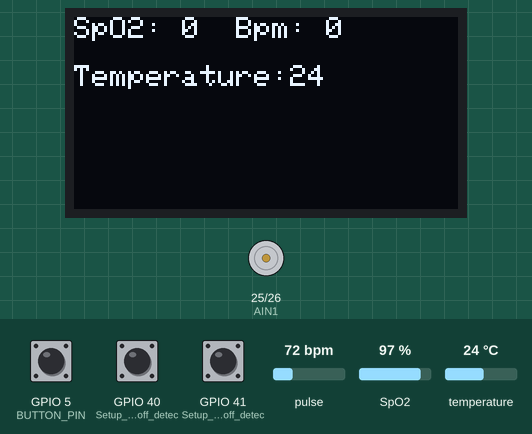
The sketch below on a simulated ESP32. Parts: 128×64 one-colour display, motor-driver pin pairs drawn as motors (green arrow = first pin HIGH = forward, orange = second pin HIGH = backward, longer = more drive, scaled by the enable pin). The test bench sets the inputs (shaded band); at power-on: GPIO 5 (BUTTON_PIN) HIGH, temperature 24 °C, pulse 72 bpm, SpO2 97 %, GPIO 40 (Setup_for_leads_off_detec) LOW, GPIO 41 (Setup_for_leads_off_detec) LOW. What the sketch prints to the serial monitor is not drawn.

Above: at 3.2 s.
3.3 s: GPIO 5 (BUTTON_PIN) pulled LOW for 0.15 s
At 4.6 s:
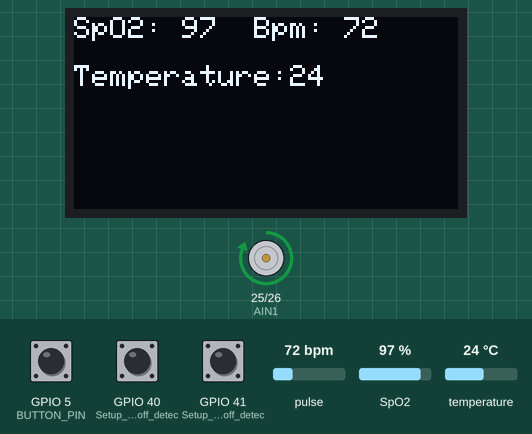
9.4 s: temperature set to 41 °C
At 10.8 s:
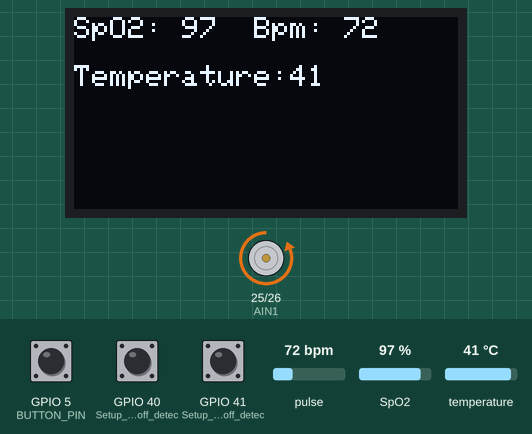
15.3 s: pulse set to 42 bpm
At 16.9 s:
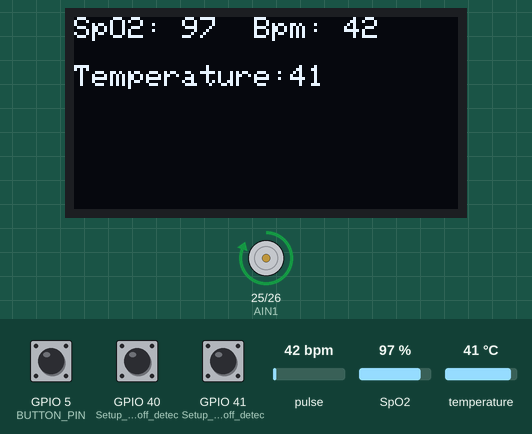
21.2 s: SpO2 set to 80 %
At 22.0 s:
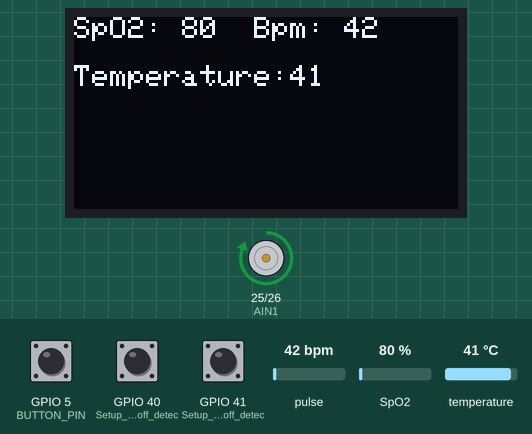
25.5 s: GPIO 5 (BUTTON_PIN) pulled LOW for 1 s
At 27.5 s:
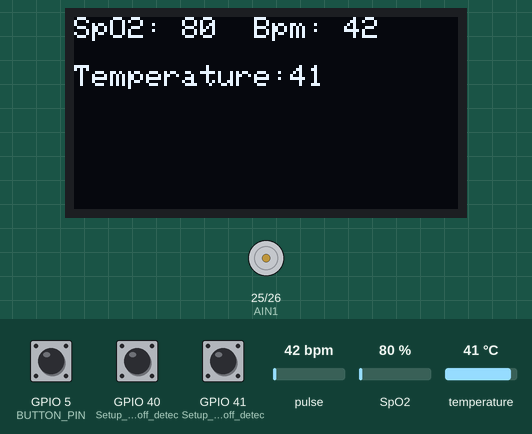
28.0 s: temperature set to 12 °C
At 29.5 s:
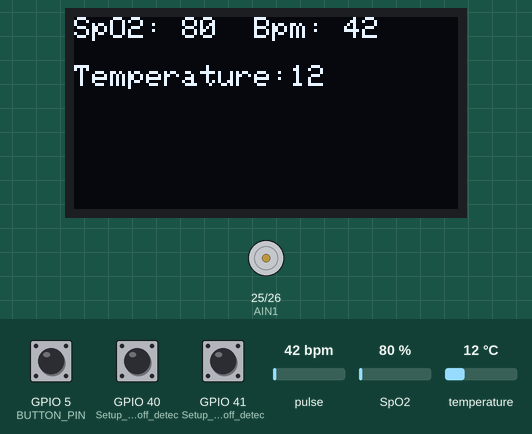
Timing chart, 0 to 30.8 s (numbered marks = the images above; inputs shaded):
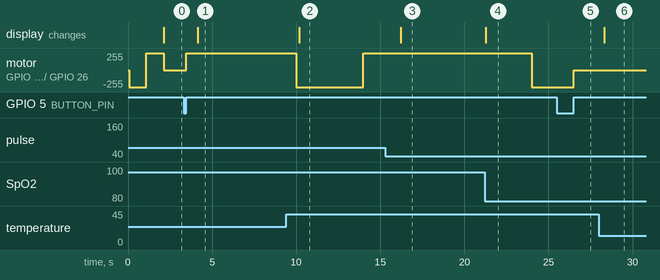

Measured:
- after the input at 3.3 s, motor on GPIO 25 (AIN1) / GPIO 26 (AIN2): stopped → forward 255/255 after 0.16 s
- after the input at 9.4 s, the display: changes after 0.79 s (image 2)
- after the input at 15.3 s, the display: changes after 0.93 s (image 3)
- after the input at 21.2 s, the display: changes after 0.06 s (image 4)
- after the input at 25.5 s, motor on GPIO 25 (AIN1) / GPIO 26 (AIN2): backward 255/255 → stopped after 1.0 s
- after the input at 28.0 s, the display: changes after 0.32 s (image 6)

The sketch:

1.final_OLED.ino
```cpp
//Libraries

#include <OneWire.h>
#include <DallasTemperature.h>
#include <Wire.h>
#include "MAX30100_PulseOximeter.h"
#include <Adafruit_GFX.h>
#include <Adafruit_SH110X.h>

//Constants

#define REPORTING_PERIOD_MS 1000
#define ONE_WIRE_BUS 4
#define BUTTON_PIN 5
#define AIN1 25
#define AIN2 26
#define PWMA 32
#define BLACK 0


//Objects

PulseOximeter pox;
OneWire oneWire(ONE_WIRE_BUS);
DallasTemperature sensors(&oneWire);
DeviceAddress tempDeviceAddress;
TwoWire myWire(1);
Adafruit_SH1106G display(128, 64, &myWire, -1);

//Varialbes

float heartrate;
float bloodoxygen;
unsigned long lastTempRequest = 0;
unsigned long tsLastReport = 0;
unsigned long adLastReport = 0;
unsigned long motorLastReport = 0;
unsigned long lastForward = 0;
unsigned long lastReverse = 0;
unsigned long startTime = 0;
unsigned long currentTime = 0;
float temperature = 0.0;
int numberOfDevices;
bool lastState = 1;
int currentState;
int frequency;
int channel;
int resolution;
int temphighcounter = 0;
int tempCriticalCounter = 0;
int bpmHighCounter = 0;
int spoLowCounter = 0;
int spoCriticalCounter = 0;
int bpmLowCounter = 0;


//flags
bool motorFlag = 0;
bool SensitiveOxygen = 0;
bool CriticalOxygen = 0;
bool SensitiveBpm = 0;
bool CriticalBpm = 0;
bool SensitiveTemp = 0;
bool CriticalTemp = 0;
bool forward = 1;


void onBeatDetected() {
  Serial.println("Beat!");
}

void configureMax30100() {
  // Configure sensor to use 7.6mA for LED drive
  pox.setIRLedCurrent(MAX30100_LED_CURR_7_6MA);
  // Register a callback routine
  pox.setOnBeatDetectedCallback(onBeatDetected);
}

void setup(void) {
  pinMode(BUTTON_PIN, INPUT_PULLUP);
  Serial.begin(115200);

  //Buzzer
  ledcSetup(channel, frequency, resolution);
  ledcAttachPin(18, channel);

  //OLED

  myWire.begin(19, 23);
  display.begin(0x3C, 0x3C);
  display.setTextSize(1);
  display.setTextColor(SH110X_WHITE);
  display.clearDisplay();
  display.setCursor(0, 0);
  display.println("Starting...");
  display.display();

  //DS18B20

  sensors.begin();
  numberOfDevices = sensors.getDeviceCount();
  Serial.print("Locating temperature sensors...");
  Serial.print("Found ");
  Serial.print(numberOfDevices, DEC);
  Serial.println(" sensors.");
  sensors.getAddress(tempDeviceAddress, 0);
  Serial.print("Found device ");
  sensors.setWaitForConversion(false);
  sensors.requestTemperatures();

  //MAX30100

  Serial.print("Initializing pulse oximeter..");
  Wire.setClock(400000UL);  // I tried changing the I2C_BUS_SPEED to 100Khz, it made no difference in the output values
  // Initialize sensor
  if (!pox.begin()) {
    Serial.println("FAILED");
    for (;;)
      ;
  } else {
    Serial.println("SUCCESS");
  }
  configureMax30100();


  //AD8232

  pinMode(40, INPUT);  // Setup for leads off detection LO +
  pinMode(41, INPUT);  // Setup for leads off detection LO -
  pinMode(A0, INPUT);


  //tb6612fng setup part

  pinMode(PWMA, OUTPUT);
  pinMode(AIN1, OUTPUT);
  pinMode(AIN2, OUTPUT);

  // motor

  digitalWrite(AIN1, LOW);
  digitalWrite(AIN2, HIGH);
  digitalWrite(PWMA, 255);
  delay(1000);
  digitalWrite(AIN1, HIGH);
  digitalWrite(AIN2, LOW);
  digitalWrite(PWMA, 255);
  delay(1000);


}


void loop(void) {

  //DS18B20

  if (millis() - lastTempRequest >= 2000)  // waited long enough??
  {
    float temperature = sensors.getTempC(tempDeviceAddress);
    Serial.print("Temp C: ");
    Serial.print(temperature);
    sensors.requestTemperatures();
    lastTempRequest = millis();
    display.setTextSize(1);
    display.setTextColor(SH110X_WHITE);
    display.setCursor(0, 16);
    display.fillRect(0, 16, 128, 8, BLACK); // Draw a rectangle over the entire line with a black background
    display.setCursor(0, 16);
    display.print("Temperature:");
    display.println(int(temperature));

    if (temperature >= 38 && temperature < 38.5) {
      temphighcounter++;
      if (temphighcounter >= 10) {
        SensitiveTemp = 1;
        CriticalTemp = 0;
        Serial.println("High Temperature");
      }
    }
    else if (temperature >= 38.5) {
      tempCriticalCounter++;
      if (tempCriticalCounter >= 10) {
        CriticalTemp = 1;
        SensitiveTemp = 0;
        Serial.println("Critical Temperature");
      }
    }
    else {
      Serial.println("Normal Healthy Temperature");
      tempCriticalCounter = 0;
      temphighcounter = 0;
      CriticalTemp = 0;
      SensitiveTemp = 0;
    }


  }


  // MAX30100

  pox.update();

  if (millis() - tsLastReport > REPORTING_PERIOD_MS) {
    Serial.print("Heart rate:");
    heartrate = pox.getHeartRate();
    Serial.print(heartrate);
    Serial.print("bpm / SpO2:");
    bloodoxygen = pox.getSpO2();
    Serial.print(bloodoxygen);
    Serial.println("%");

    tsLastReport = millis();

    display.setTextSize(1);
    display.setTextColor(SH110X_WHITE);
    display.setCursor(0, 0);
    display.fillRect(0, 0, 128, 8, BLACK); // Draw a rectangle over the entire line with a black background
    display.setCursor(0, 0);
    display.print("SpO2: ");
    display.print(int(bloodoxygen));
    display.print("  Bpm: ");
    display.print(int(heartrate));
    display.display();

    //buzzer_spo2 critical condition

    if (heartrate > 130) {
      bpmHighCounter++;
      if (bpmHighCounter >= 200) {
        SensitiveBpm = 1;
        CriticalBpm = 0;
        Serial.println("High BPM");
      }
    }

    else if ((heartrate < 60) && (heartrate > 40)) {
      bpmLowCounter++;
      if (bpmLowCounter >= 200) {
        CriticalBpm = 1;
        SensitiveBpm = 0;
        bpmHighCounter = 0;
        Serial.println("Low BPM");
        motorFlag = 1;
      }
    }

    else if ((heartrate >= 60) && (heartrate <= 130)) {
      Serial.println("Normal BPM");
      SensitiveBpm = 0;
      CriticalBpm = 0;
      bpmLowCounter = 0;
      bpmHighCounter = 0;
    }

    else {
      //      Serial.println("Garbage");
      SensitiveBpm = 0;
      CriticalBpm = 0;
      bpmLowCounter = 0;
      bpmHighCounter = 0;
    }

    if ((bloodoxygen < 93) && (bloodoxygen > 90)) {
      spoLowCounter++;
      if (spoLowCounter >= 200) {
        SensitiveOxygen = 1;
        CriticalOxygen = 0;
        //      spoCriticalCounter = 0;
        Serial.println("Low SPO2");
      }
    }

    else if (bloodoxygen < 90 && bloodoxygen > 50 ) {
      spoCriticalCounter++;
      if (spoCriticalCounter >= 200) {
        CriticalOxygen = 1;
        SensitiveOxygen = 0;
        //      spoLowCounter = 0;
        Serial.println("Critical SPO2");
        motorFlag = 1;
      }
    }

    else if (bloodoxygen >= 93) {
      Serial.println("Normal SPO2");
      SensitiveOxygen = 0;
      CriticalOxygen = 0;
      spoCriticalCounter = 0;
      spoLowCounter = 0;
    }


    else {
      //      Serial.println("Garbage");
      SensitiveOxygen = 0;
      CriticalOxygen = 0;
      spoCriticalCounter = 0;
      spoLowCounter = 0;
    }

  }

    //AD8232

    if (millis() - adLastReport > 10) {
      if ((digitalRead(40) == 1) || (digitalRead(41) == 1)) {
        Serial.println('!');
      } else {
        //Serial.println(analogRead(A0));
      }
      adLastReport = millis();
    }


    //Flag check

    if (((SensitiveOxygen == 1) || (SensitiveBpm == 1) || (SensitiveTemp == 1)) && ((CriticalOxygen == 0) &&  (CriticalBpm == 0))) {
      ledcWriteTone(channel, 400);
      Serial.println("Attention required");
    }


    else if ((CriticalOxygen == 1) || (CriticalBpm == 1)) {
      ledcWriteTone(channel, 800);
      motorFlag = 1;
      Serial.println("Critical Situation Ventilator will turn ON");

    }

    else if ((SensitiveOxygen == 0) && (SensitiveBpm == 0) && (SensitiveTemp == 0) && (CriticalOxygen == 0) && (CriticalBpm == 0))
    { ledcWriteTone(channel, 0);
      Serial.println("Healthy Situation");

    }

    // Button Check

    currentState = digitalRead(BUTTON_PIN);
    //Serial.println(currentState);

    if (lastState == 0 && currentState == 1) {
      motorFlag = !motorFlag;
      Serial.println("---------------------------State changed-----------------------------");
    }


    lastState = currentState;
    ventilator();

  }


  void ventilator() {
    //  if(millis() - motorLastReport > 5000)
    //  {
    if (motorFlag == 1) {

      currentTime = millis();
      if (forward && (currentTime - startTime >= 10000)) {
        forward = false;
        startTime = currentTime;
      } else if (!forward && (currentTime - startTime >= 4000)) {
        forward = true;
        startTime = currentTime;
      }

      // Rotate the motor in the current direction
      if (forward) {
        digitalWrite(AIN1, HIGH);
        digitalWrite(AIN2, LOW);
        digitalWrite(PWMA, 255);
        Serial.println("Forward Motor");

      } else {
        digitalWrite(AIN1, LOW);
        digitalWrite(AIN2, HIGH);
        digitalWrite(PWMA, 255);
        Serial.println("Reverse Motor");

      }

    }
    else if (motorFlag == 0) {
      Serial.println("motor stopped");
      digitalWrite(AIN1, LOW);  //Motor A Rotate AntiClockwise
      digitalWrite(AIN2, LOW);
      digitalWrite(PWMA, 0);
    }
    //motorLastReport= millis();
  }
```
